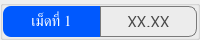
                  <widget class="QGroupBox" name="thickness_summary_group_1">
                   <property name="minimumSize">
                    <size>
                     <width>0</width>
                     <height>40</height>
                    </size>
                   </property>
                   <property name="maximumSize">
                    <size>
                     <width>16777215</width>
                     <height>40</height>
                    </size>
                   </property>
                   <property name="styleSheet">
                    <string notr="true">color: rgb(255, 255, 255);</string>
                   </property>
                   <layout class="QHBoxLayout" name="horizontalLayout_50">
                    <property name="spacing">
                     <number>0</number>
                    </property>
                    <property name="leftMargin">
                     <number>0</number>
                    </property>
                    <property name="topMargin">
                     <number>0</number>
                    </property>
                    <property name="rightMargin">
                     <number>0</number>
                    </property>
                    <property name="bottomMargin">
                     <number>0</number>
                    </property>
                    <item>
                     <widget class="QLabel" name="thickness_summary_title_1">
                      <property name="minimumSize">
                       <size>
                        <width>55</width>
                        <height>0</height>
                       </size>
                      </property>
                      <property name="font">
                       <font>
                        <family>Kanit</family>
                        <pointsize>11</pointsize>
                        <italic>false</italic>
                        <bold>false</bold>
                        <underline>false</underline>
                        <strikeout>false</strikeout>
                       </font>
                      </property>
                      <property name="styleSheet">
                       <string notr="true">background-color: #0059fe;
border-top-left-radius: 8px;
border-bottom-left-radius: 8px;</string>
                      </property>
                      <property name="text">
                       <string>เม็ดที่ 1</string>
                      </property>
                      <property name="alignment">
                       <set>Qt::AlignmentFlag::AlignCenter</set>
                      </property>
                     </widget>
                    </item>
                    <item>
                     <widget class="QFrame" name="thickness_summary_frame_1">
                      <property name="font">
                       <font>
                        <pointsize>10</pointsize>
                       </font>
                      </property>
                      <property name="styleSheet">
                       <string notr="true">border: solid;
border-width: 1px;
border-color: rgb(121, 121, 121);
border-top-right-radius: 8px;
border-bottom-right-radius: 8px;</string>
                      </property>
                      <property name="frameShape">
                       <enum>QFrame::Shape::StyledPanel</enum>
                      </property>
                      <property name="frameShadow">
                       <enum>QFrame::Shadow::Raised</enum>
                      </property>
                      <layout class="QHBoxLayout" name="horizontalLayout_51">
                       <item>
                        <widget class="QLabel" name="thickness_summary_1">
                         <property name="font">
                          <font>
                           <family>Kanit</family>
                           <pointsize>12</pointsize>
                          </font>
                         </property>
                         <property name="styleSheet">
                          <string notr="true">border: none;
color: rgb(72, 72, 72);</string>
                         </property>
                         <property name="text">
                          <string>XX.XX</string>
                         </property>
                         <property name="alignment">
                          <set>Qt::AlignmentFlag::AlignCenter</set>
                         </property>
                        </widget>
                       </item>
                      </layout>
                     </widget>
                    </item>
                   </layout>
                  </widget>
